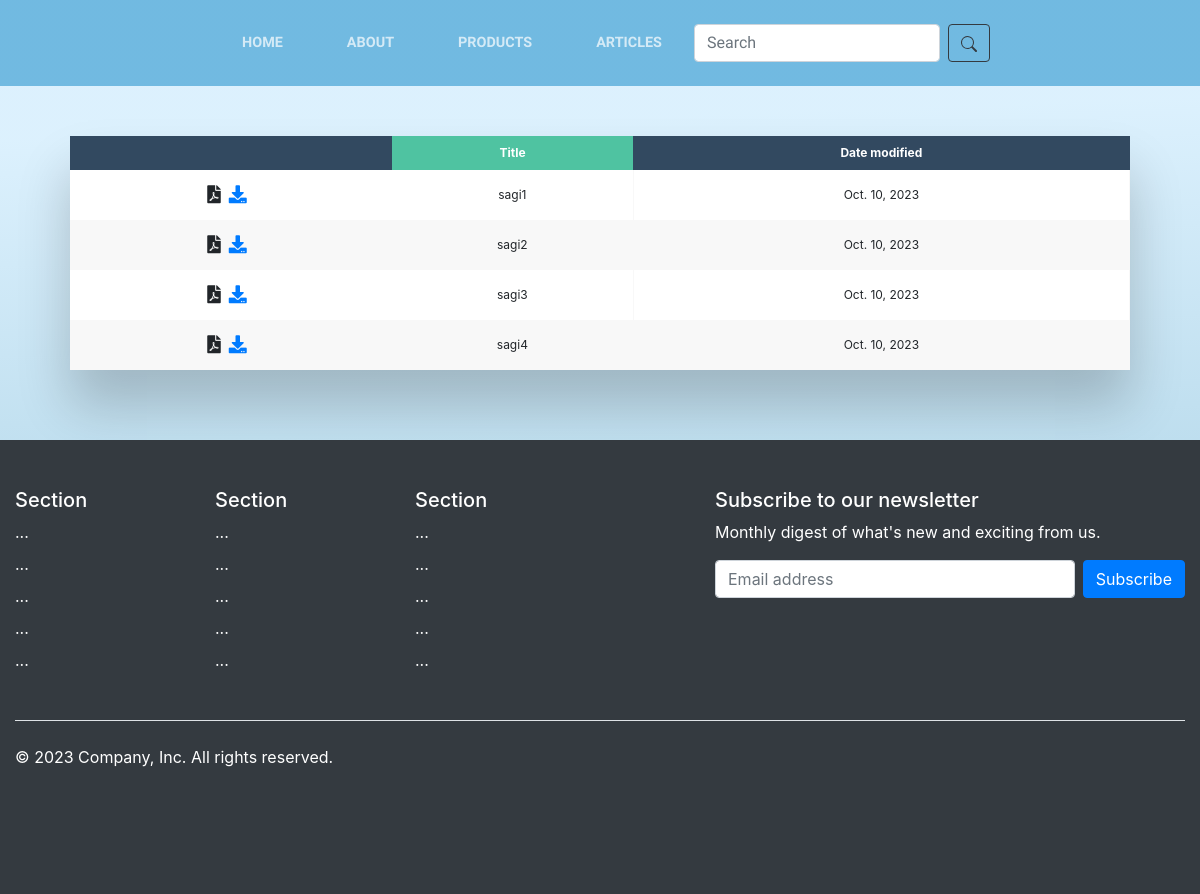
The app's page /articles/ with its own data.
### pages/models.py (models this page shows, shortened)
class article(models.Model):
    title=models.CharField(max_length=100)
    text=models.CharField(max_length=1000)
    date=models.DateField()

### pages/views.py (the view)
# urls.py: path("articles/",views.articles,name="articles"),
def articles(request):
    allarticles=article.objects.all()
    colors=("blue","red","green","yellow")
    list=zip(allarticles,colors)
    return render(request,'articles.html',{
        "list":list,
    })

### pages/templates/articles.html (shortened to what this page needs)
{% extends 'base.html' %} {% load static %} {% block content %}
<div style="margin-top: 50px;" class="table-wrapper">
  <table class="fl-table">
    <thead>
      <tr>
        <th></th>
        <th>Title</th>
        <th>Date modified</th>
      </tr>
    </thead>
    <tbody>
      {% for article,color in list %}
      <tr class="table-row">
        <th>
          <i class="fa fa-file-pdf" style="font-size: large"></i
          ><a href=""
            ><i
              class="fa fa-download px-2"
              style="font-size: large"
              staria-hidden="true"
            ></i
          ></a>
        </th>
        <td>{{article.title}}</td>
        <td>{{article.date}}</td>
      </tr>
      {% endfor %}
    </tbody>
  </table>
</div>
{% endblock %}

### static/css/basestyle.css (style rules this page uses)
:root { --bs-blue: #0d6efd; --bs-indigo: #6610f2; --bs-purple: #6f42c1; --bs-pink: #d63384; --bs-red: #dc3545; --bs-orange: #fd7e14; --bs-yellow: #ffc107; --bs-green: #198754; --bs-teal: #20c997; --bs-cyan: #0dcaf0; --bs-black: #000; --bs-white: #fff; --bs-gray: #6c757d; --bs-gray-dark: #343a40; --bs-gray-100: #f8f9fa; --bs-gray-200: #e9ecef; --bs-gray-300: #dee2e6; --bs-gray-400: #ced4da; --bs-gray-500: #adb5bd; --bs-gray-600: #6c757d; --bs-gray-700: #495057; --bs-gray-800: #343a40; --bs-gray-900: #212529; --bs-primary: #e6a756; --bs-secondary: #2F170F; --bs-success: #198754; --bs-info: #0dcaf0; --bs-warning: #ffc107; --bs-danger: #dc3545; --bs-light: #f8f9fa; --bs-dark: #212529; --bs-primary-rgb: 230, 167, 86; --bs-secondary-rgb: 47, 23, 15; --bs-success-rgb: 25, 135, 84; --bs-info-rgb: 13, 202, 240; --bs-warning-rgb: 255, 193, 7; --bs-danger-rgb: 220, 53, 69; --bs-light-rgb: 248, 249, 250; --bs-dark-rgb: 33, 37, 41; --bs-white-rgb: 255, 255, 255; --bs-black-rgb: 0, 0, 0; --bs-body-color-rgb: 33, 37, 41; --bs-body-bg-rgb: 255, 255, 255; --bs-font-sans-serif: system-ui, -apple-system, "Segoe UI", Roboto, "Helvetica Neue", "Noto Sans", "Liberation Sans", Arial, sans-serif, "Apple Color Emoji", "Segoe UI Emoji", "Segoe UI Symbol", "Noto Color Emoji"; --bs-font-monospace: SFMono-Regular, Menlo, Monaco, Consolas, "Liberation Mono", "Courier New", monospace; --bs-gradient: linear-gradient(180deg, rgba(255, 255, 255, 0.15), rgba(255, 255, 255, 0)); --bs-body-font-family: Lora, -apple-system, BlinkMacSystemFont, Segoe UI, Roboto, Helvetica Neue, Arial, sans-serif, Apple Color Emoji, Segoe UI Emoji, Segoe UI Symbol, Noto Color Emoji; --bs-body-font-size: 1rem; --bs-body-font-weight: 400; --bs-body-line-height: 1.5; --bs-body-color: #212529; --bs-body-bg: #fff; --bs-border-width: 1px; --bs-border-style: solid; --bs-border-color: #dee2e6; --bs-border-color-translucent: rgba(0, 0, 0, 0.175); --bs-border-radius: 0.375rem; --bs-border-radius-sm: 0.25rem; --bs-border-radius-lg: 0.5rem; --bs-border-radius-xl: 1rem; --bs-border-radius-2xl: 2rem; --bs-border-radius-pill: 50rem; --bs-link-color: #e6a756; --bs-link-hover-color: #b88645; --bs-code-color: #d63384; --bs-highlight-bg: #fff3cd; }
body { background: linear-gradient(178deg, rgba(201, 234, 252, 0.51) 14.9%, rgba(139, 192, 216, 0.73) 80%); }

### static/css/articles.css (style rules this page uses)
body { font-family: "Baloo 2", cursive; font-size: 16px; text-rendering: optimizeLegibility; font-weight: initial; }
a, a:hover { text-decoration: none; transition: color 0.3s ease-in-out; }
.table-wrapper { margin: 10px 70px 70px; box-shadow: 0px 35px 50px rgba(0, 0, 0, 0.2); }
.fl-table { border-radius: 5px; font-size: 12px; font-weight: normal; border: none; border-collapse: collapse; width: 100%; max-width: 100%; white-space: nowrap; background-color: white; }
.fl-table td, .fl-table th { text-align: center; padding: 8px; }
.fl-table td { border-right: 1px solid #f8f8f8; font-size: 12px; }
.fl-table thead th { color: #ffffff; background: #4FC3A1; }
.fl-table thead th:nth-child(odd) { color: #ffffff; background: #324960; }
.fl-table tr:nth-child(even) { background: #F8F8F8; }
.table-row { height: 50px; }

### records on screen
article: title "sagi1", date "Oct. 10, 2023"
article: title "sagi2", date "Oct. 10, 2023"
article: title "sagi3", date "Oct. 10, 2023"
article: title "sagi4", date "Oct. 10, 2023"
